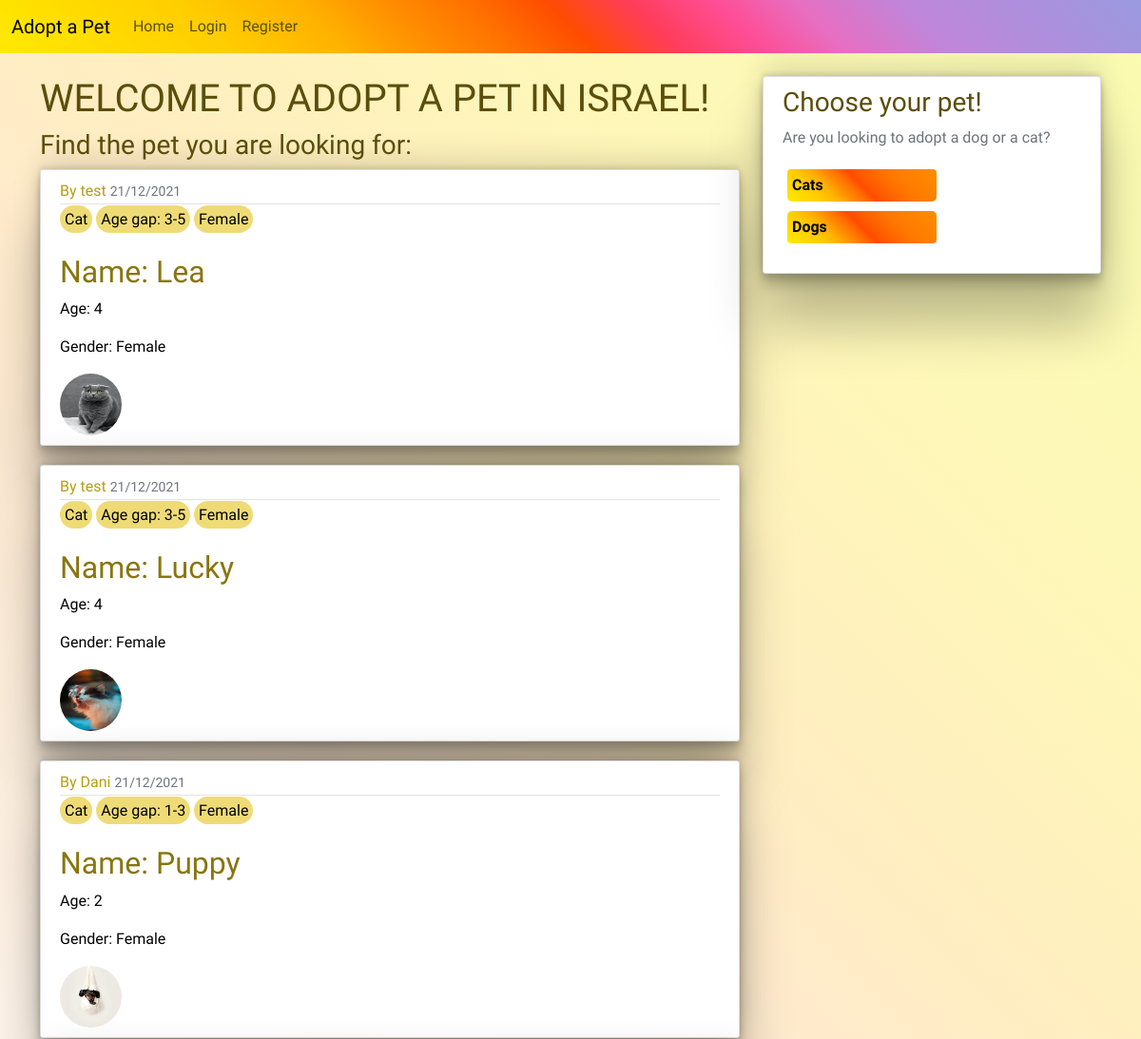
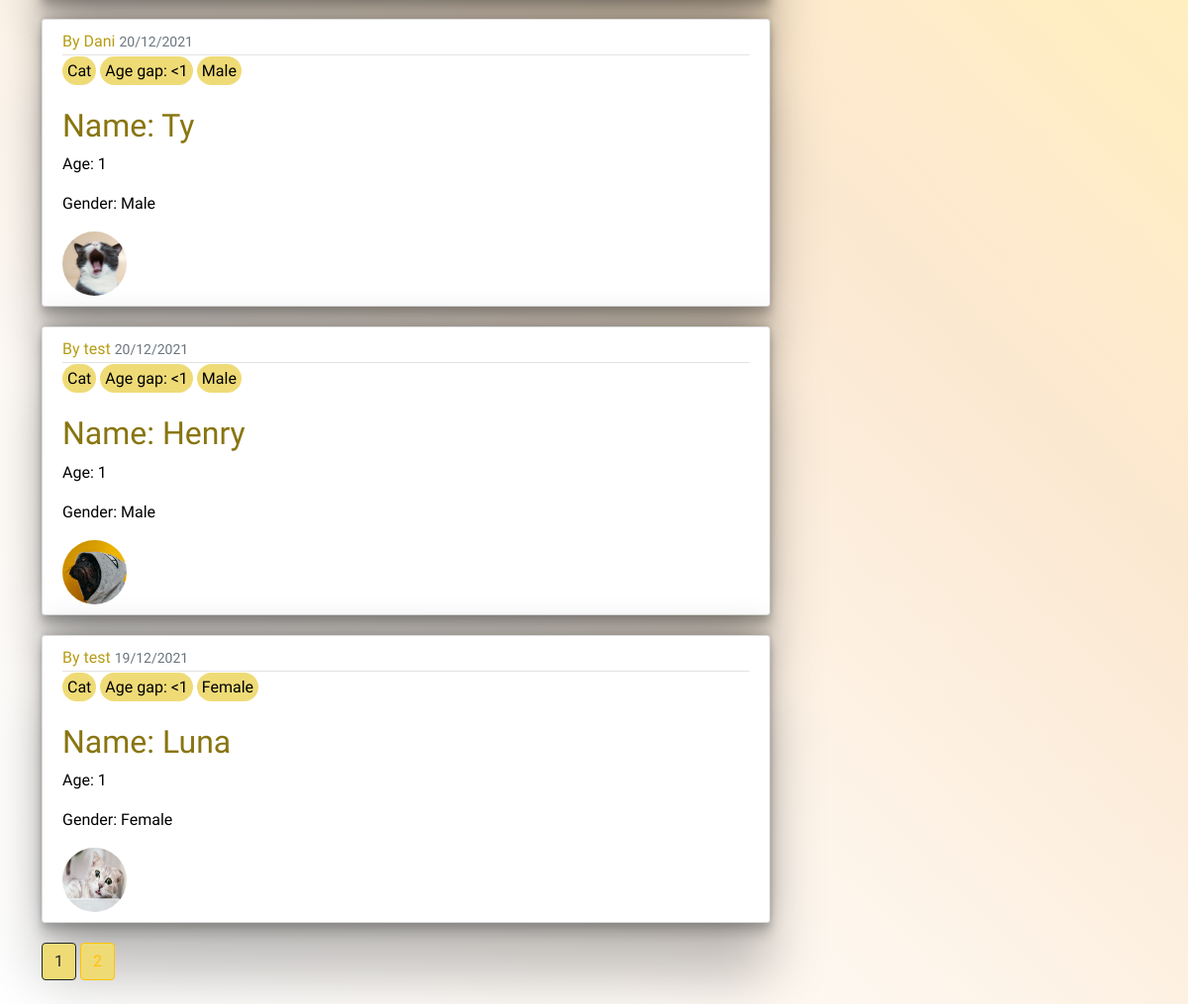
Screenshot of /home/cats with the database file from the repository (2 pictures, top to bottom).
### app/models.py (models this page shows, shortened)
class Post(db.Model):
    id = db.Column(db.Integer, primary_key=True)
    name = db.Column(db.String(20), nullable=False)
    age = db.Column(db.Integer, nullable=False)
    gender = db.Column(db.String(10), nullable=False)
    date_posted = db.Column(db.DateTime, nullable=False, default=datetime.utcnow)
    content = db.Column(db.Text, nullable=False)
    user_id = db.Column(db.Integer, db.ForeignKey('user.id'), nullable=False)
    pictures = db.Column(db.String(20), nullable=False, default='default.jpg')
    adoption_info = db.Column(db.Text, nullable=False)
    pet_tag = db.Column(db.String(5), nullable=False)
    age_tag = db.Column(db.String(5), nullable=False)

class User(db.Model, UserMixin):
    id = db.Column(db.Integer, primary_key=True)
    username = db.Column(db.String(20), unique=True, nullable=False)
    name = db.Column(db.String(30), nullable=False)
    email = db.Column(db.String(120), unique=True, nullable=False)
    image_file = db.Column(db.String(20), nullable=False, default='default.jpg')
    password = db.Column(db.String(60), nullable=False)
    posts = db.relationship('Post', backref='user', lazy=True)

### app/routes.py (the view)
@app.route('/home/cats')
def home_cats():
    page = request.args.get('page', 1, type=int)
    posts = Post.query.order_by(Post.date_posted.desc()).paginate(page=page, per_page=10)
    return render_template('home_cats.html', posts=posts, title='Cats')

### app/templates/home_cats.html
{% extends 'layout.html' %}
{% block content %}
<h1>WELCOME TO ADOPT A PET IN ISRAEL!</h1>
<h3 class="special-font">Find the pet you are looking for:</h3>
    {% for post in posts.items %}
        {% if post.pet_tag == 'Cat' %}
             <article class="media content-section">
              <div class="media-body">
                <div class="article-metadata">
                  <a class="mr-2" href="{{ url_for('user_posts', username=post.user.username) }}"> By {{ post.user.username}}</a>
                  <small class="text-muted">{{ post.date_posted.strftime('%d/%m/%Y') }}</small>
                </div>
                  <div>
                      <span class="tag">{{ post.pet_tag }}</span>
                      <span class="tag">Age gap: {{ post.age_tag}}</span>
                      <span class="tag">{{ post.gender}}</span>
                  </div>
                  <br>
                <h2><a class="article-title" href="{{ url_for('post', post_id=post.id) }}">Name: {{ post['name']}}</a></h2>
                <p class="article-content"> Age: {{ post['age'] }}</p>
                <p class="article-content">Gender: {{ post['gender'] }}</p>
                <img class="rounded-circle article-img" src="{{ url_for('static', filename='pictures/' + post.pictures) }}" alt="pets">
              </div>
            </article>
            {% endif %}
      {% endfor %}
    {% for page_num in posts.iter_pages(left_edge=1, right_edge=1, left_current=1, right_current=2) %}
        {% if page_num %}
            {% if posts.page == page_num %}
                <a class="btn btn-outline-dark mb-4" href="{{ url_for('home_cats', page=page_num) }}">{{ page_num }}</a>
            {% else %}
                <a class="btn btn-outline-warning mb-4" href="{{ url_for('home_cats', page=page_num) }}">{{ page_num }}</a>
            {% endif %}
        {% endif %}
    {% endfor %}
{% endblock content %}

### app/static/main.css (style rules this page uses)
* { font-family: 'Mukta', sans-serif; }
.special-font { font-family: 'Vujahday Script', cursive; }
body { color: black; margin-top: 5rem; background-image: linear-gradient( 45deg, hsl(0deg 0% 100%) 0%, hsl(32deg 89% 98%) 20%, hsl(32deg 88% 96%) 29%, hsl(32deg 87% 94%) 36%, hsl(33deg 85% 92%) 43%, hsl(33deg 84% 90%) 50%, hsl(37deg 100% 90%) 57%, hsl(43deg 100% 88%) 64%, hsl(48deg 100% 87%) 71%, hsl(54deg 97% 86%) 80%, hsl(62deg 93% 84%) 100% ); }
h1, h2, h3, h4, h5, h6 { color: #5b4e0b; }
.content-section { background: #ffffff; padding: 10px 20px; border: 1px solid #dddddd; border-radius: 3px; margin-bottom: 20px; box-shadow: rgba(0, 0, 0, 0.25) 0px 54px 55px, rgba(0, 0, 0, 0.12) 0px -12px 30px, rgba(0, 0, 0, 0.12) 0px 4px 6px, rgba(0, 0, 0, 0.17) 0px 12px 13px, rgba(0, 0, 0, 0.09) 0px -3px 5px; }
.article-title { color: #897510; text-decoration: none; }
.article-content { white-space: pre-line; }
.article-img { height: 65px; width: 65px; margin-right: 16px; }
.article-metadata { color: #897510; text-decoration: none; padding-bottom: 1px; margin-bottom: 4px; border-bottom: 1px solid #e3e3e3 }
.article-metadata .mr-2 { text-decoration: none; color: #b79c15; }
.btn { background-color: #efdb76; }
.tag { background-color: #efdb76; color: black; padding: 5px; border-radius: 15px; border: none; }

### rows the page displays
Post: user.username "test", date_posted "21/12/2021", pet_tag "Cat", age_tag "3-5", gender "Female", name "Lea", age "4", pictures (picture)
Post: user.username "test", date_posted "21/12/2021", pet_tag "Cat", age_tag "3-5", gender "Female", name "Lucky", age "4", pictures (picture)
Post: user.username "Dani", date_posted "21/12/2021", pet_tag "Cat", age_tag "1-3", gender "Female", name "Puppy", age "2", pictures (picture)
Post: user.username "Dani", date_posted "20/12/2021", pet_tag "Cat", age_tag "<1", gender "Male", name "Ty", age "1", pictures (picture)
Post: user.username "test", date_posted "20/12/2021", pet_tag "Cat", age_tag "<1", gender "Male", name "Henry", age "1", pictures (picture)
Post: user.username "test", date_posted "19/12/2021", pet_tag "Cat", age_tag "<1", gender "Female", name "Luna", age "1", pictures (picture)

### other values shown
{{ page_num }} "1"
{{ page_num }} "2"
